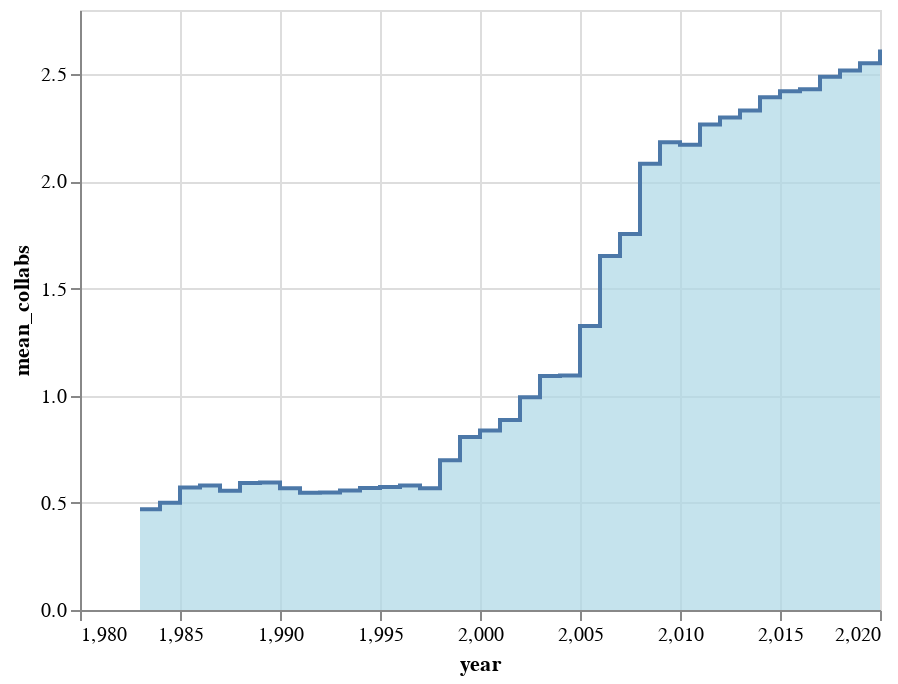

The cell this chart's notebook holds for it:
### Code cell
alt.Chart(df_summary).mark_area(
    color="lightblue", interpolate="step-after", line=True
).encode(x="year", y="mean_collabs")

### Figure 1 — Vega-Lite specification as saved in the notebook (floating-point values rounded to 4 significant figures)
{"config": {"view": {"continuousWidth": 400, "continuousHeight": 300}}, "data": {"name": "data-56730caf9ccd74c5a1f2789da9445111"}, "mark": {"type": "area", "color": "lightblue", "interpolate": "step-after", "line": true}, "encoding": {"x": {"type": "quantitative", "field": "year"}, "y": {"type": "quantitative", "field": "mean_collabs"}}, "$schema": "https://vega.github.io/schema/vega-lite/v4.8.1.json", "datasets": {"data-56730caf9ccd74c5a1f2789da9445111": [{"year": 1983, "n_authors": 17, "n_papers": 13, "n_authors_per_paper": 1.308, "n_papers_per_author": 1.0, "n_collabs": 4, "n_isolates": 9, "mean_collabs": 0.4706, "largest_component": 0.1176, "deg_assort": null, "avg_clustering": 0.0, "transitivity": 0.0}, {"year": 1984, "n_authors": 52, "n_papers": 40, "n_authors_per_paper": 1.325, "n_papers_per_author": 1.019, "n_collabs": 13, "n_isolates": 26, "mean_collabs": 0.5, "largest_component": 0.03846, "deg_assort": null, "avg_clustering": 0.0, "transitivity": 0.0}, {"year": 1985, "n_authors": 84, "n_papers": 64, "n_authors_per_paper": 1.375, "n_papers_per_author": 1.048, "n_collabs": 24, "n_isolates": 36, "mean_collabs": 0.5714, "largest_component": 0.02381, "deg_assort": null, "avg_clustering": 0.0, "transitivity": 0.0}, {"year": 1986, "n_authors": 117, "n_papers": 88, "n_authors_per_paper": 1.386, "n_papers_per_author": 1.043, "n_collabs": 34, "n_isolates": 49, "mean_collabs": 0.5812, "largest_component": 0.01709, "deg_assort": null, "avg_clustering": 0.0, "transitivity": 0.0}, {"year": 1987, "n_authors": 158, "n_papers": 120, "n_authors_per_paper": 1.367, "n_papers_per_author": 1.038, "n_collabs": 44, "n_isolates": 70, "mean_collabs": 0.557, "largest_component": 0.01266, "deg_assort": null, "avg_clustering": 0.0, "transitivity": 0.0}, {"year": 1988, "n_authors": 199, "n_papers": 153, "n_authors_per_paper": 1.392, "n_papers_per_author": 1.07, "n_collabs": 59, "n_isolates": 83, "mean_collabs": 0.593, "largest_component": 0.01508, "deg_assort": -0.03509, "avg_clustering": 0.0, "transitivity": 0.0}, {"year": 1989, "n_authors": 232, "n_papers": 177, "n_authors_per_paper": 1.395, "n_papers_per_author": 1.065, "n_collabs": 69, "n_isolates": 96, "mean_collabs": 0.5948, "largest_component": 0.01293, "deg_assort": -0.02985, "avg_clustering": 0.0, "transitivity": 0.0}, {"year": 1990, "n_authors": 257, "n_papers": 200, "n_authors_per_paper": 1.375, "n_papers_per_author": 1.07, "n_collabs": 73, "n_isolates": 113, "mean_collabs": 0.5681, "largest_component": 0.01167, "deg_assort": -0.02817, "avg_clustering": 0.0, "transitivity": 0.0}, {"year": 1991, "n_authors": 285, "n_papers": 225, "n_authors_per_paper": 1.364, "n_papers_per_author": 1.077, "n_collabs": 78, "n_isolates": 131, "mean_collabs": 0.5474, "largest_component": 0.01053, "deg_assort": -0.02632, "avg_clustering": 0.0, "transitivity": 0.0}, {"year": 1992, "n_authors": 321, "n_papers": 254, "n_authors_per_paper": 1.37, "n_papers_per_author": 1.084, "n_collabs": 88, "n_isolates": 147, "mean_collabs": 0.5483, "largest_component": 0.009346, "deg_assort": -0.02326, "avg_clustering": 0.0, "transitivity": 0.0}, {"year": 1993, "n_authors": 348, "n_papers": 274, "n_authors_per_paper": 1.376, "n_papers_per_author": 1.083, "n_collabs": 97, "n_isolates": 156, "mean_collabs": 0.5575, "largest_component": 0.008621, "deg_assort": -0.02105, "avg_clustering": 0.0, "transitivity": 0.0}, {"year": 1994, "n_authors": 383, "n_papers": 301, "n_authors_per_paper": 1.385, "n_papers_per_author": 1.089, "n_collabs": 109, "n_isolates": 169, "mean_collabs": 0.5692, "largest_component": 0.007833, "deg_assort": -0.0381, "avg_clustering": 0.0, "transitivity": 0.0}, {"year": 1995, "n_authors": 411, "n_papers": 322, "n_authors_per_paper": 1.388, "n_papers_per_author": 1.088, "n_collabs": 118, "n_isolates": 179, "mean_collabs": 0.5742, "largest_component": 0.007299, "deg_assort": -0.03509, "avg_clustering": 0.0, "transitivity": 0.0}, {"year": 1996, "n_authors": 444, "n_papers": 350, "n_authors_per_paper": 1.389, "n_papers_per_author": 1.095, "n_collabs": 129, "n_isolates": 191, "mean_collabs": 0.5811, "largest_component": 0.009009, "deg_assort": -0.032, "avg_clustering": 0.0, "transitivity": 0.0}, {"year": 1997, "n_authors": 468, "n_papers": 373, "n_authors_per_paper": 1.378, "n_papers_per_author": 1.098, "n_collabs": 133, "n_isolates": 207, "mean_collabs": 0.5684, "largest_component": 0.008547, "deg_assort": -0.03101, "avg_clustering": 0.0, "transitivity": 0.0}, {"year": 1998, "n_authors": 512, "n_papers": 396, "n_authors_per_paper": 1.417, "n_papers_per_author": 1.096, "n_collabs": 179, "n_isolates": 218, "mean_collabs": 0.6992, "largest_component": 0.01172, "deg_assort": 0.9694, "avg_clustering": 0.05273, "transitivity": 0.95}, {"year": 1999, "n_authors": 597, "n_papers": 440, "n_authors_per_paper": 1.475, "n_papers_per_author": 1.087, "n_collabs": 241, "n_isolates": 231, "mean_collabs": 0.8074, "largest_component": 0.01005, "deg_assort": 0.9763, "avg_clustering": 0.1094, "transitivity": 0.9568}, {"year": 2000, "n_authors": 633, "n_papers": 462, "n_authors_per_paper": 1.491, "n_papers_per_author": 1.088, "n_collabs": 265, "n_isolates": 239, "mean_collabs": 0.8373, "largest_component": 0.0158, "deg_assort": 0.883, "avg_clustering": 0.1156, "transitivity": 0.9107}, {"year": 2001, "n_authors": 670, "n_papers": 481, "n_authors_per_paper": 1.514, "n_papers_per_author": 1.087, "n_collabs": 297, "n_isolates": 245, "mean_collabs": 0.8866, "largest_component": 0.01493, "deg_assort": 0.89, "avg_clustering": 0.1406, "transitivity": 0.9257}, {"year": 2002, "n_authors": 731, "n_papers": 510, "n_authors_per_paper": 1.557, "n_papers_per_author": 1.086, "n_collabs": 363, "n_isolates": 255, "mean_collabs": 0.9932, "largest_component": 0.01368, "deg_assort": 0.9214, "avg_clustering": 0.1814, "transitivity": 0.9405}, {"year": 2003, "n_authors": 800, "n_papers": 545, "n_authors_per_paper": 1.6, "n_papers_per_author": 1.09, "n_collabs": 437, "n_isolates": 265, "mean_collabs": 1.093, "largest_component": 0.015, "deg_assort": 0.9197, "avg_clustering": 0.2136, "transitivity": 0.9423}, {"year": 2004, "n_authors": 826, "n_papers": 564, "n_authors_per_paper": 1.605, "n_papers_per_author": 1.096, "n_collabs": 452, "n_isolates": 271, "mean_collabs": 1.094, "largest_component": 0.01453, "deg_assort": 0.878, "avg_clustering": 0.214, "transitivity": 0.9277}, {"year": 2005, "n_authors": 972, "n_papers": 626, "n_authors_per_paper": 1.698, "n_papers_per_author": 1.094, "n_collabs": 644, "n_isolates": 290, "mean_collabs": 1.325, "largest_component": 0.01235, "deg_assort": 0.9331, "avg_clustering": 0.2872, "transitivity": 0.9576}, {"year": 2006, "n_authors": 1168, "n_papers": 704, "n_authors_per_paper": 1.801, "n_papers_per_author": 1.086, "n_collabs": 965, "n_isolates": 312, "mean_collabs": 1.652, "largest_component": 0.01284, "deg_assort": 0.9397, "avg_clustering": 0.341, "transitivity": 0.9666}, {"year": 2007, "n_authors": 1417, "n_papers": 832, "n_authors_per_paper": 1.852, "n_papers_per_author": 1.088, "n_collabs": 1243, "n_isolates": 363, "mean_collabs": 1.754, "largest_component": 0.01059, "deg_assort": 0.9367, "avg_clustering": 0.3771, "transitivity": 0.9602}, {"year": 2008, "n_authors": 2067, "n_papers": 1132, "n_authors_per_paper": 1.98, "n_papers_per_author": 1.084, "n_collabs": 2152, "n_isolates": 470, "mean_collabs": 2.082, "largest_component": 0.009192, "deg_assort": 0.9363, "avg_clustering": 0.4432, "transitivity": 0.9607}, {"year": 2009, "n_authors": 2958, "n_papers": 1565, "n_authors_per_paper": 2.052, "n_papers_per_author": 1.086, "n_collabs": 3229, "n_isolates": 618, "mean_collabs": 2.183, "largest_component": 0.01014, "deg_assort": 0.8963, "avg_clustering": 0.479, "transitivity": 0.9478}, {"year": 2010, "n_authors": 3885, "n_papers": 2074, "n_authors_per_paper": 2.062, "n_papers_per_author": 1.101, "n_collabs": 4218, "n_isolates": 793, "mean_collabs": 2.171, "largest_component": 0.007722, "deg_assort": 0.8636, "avg_clustering": 0.4879, "transitivity": 0.9349}, {"year": 2011, "n_authors": 4706, "n_papers": 2498, "n_authors_per_paper": 2.1, "n_papers_per_author": 1.115, "n_collabs": 5332, "n_isolates": 916, "mean_collabs": 2.266, "largest_component": 0.009137, "deg_assort": 0.8698, "avg_clustering": 0.5087, "transitivity": 0.9258}, {"year": 2012, "n_authors": 5816, "n_papers": 3076, "n_authors_per_paper": 2.128, "n_papers_per_author": 1.126, "n_collabs": 6685, "n_isolates": 1091, "mean_collabs": 2.299, "largest_component": 0.008081, "deg_assort": 0.8392, "avg_clustering": 0.5188, "transitivity": 0.9099}, {"year": 2013, "n_authors": 6436, "n_papers": 3388, "n_authors_per_paper": 2.155, "n_papers_per_author": 1.134, "n_collabs": 7502, "n_isolates": 1169, "mean_collabs": 2.331, "largest_component": 0.007769, "deg_assort": 0.8025, "avg_clustering": 0.5274, "transitivity": 0.8971}, {"year": 2014, "n_authors": 7777, "n_papers": 4057, "n_authors_per_paper": 2.195, "n_papers_per_author": 1.145, "n_collabs": 9305, "n_isolates": 1335, "mean_collabs": 2.393, "largest_component": 0.006429, "deg_assort": 0.7609, "avg_clustering": 0.5383, "transitivity": 0.8813}, {"year": 2015, "n_authors": 9037, "n_papers": 4683, "n_authors_per_paper": 2.226, "n_papers_per_author": 1.153, "n_collabs": 10937, "n_isolates": 1484, "mean_collabs": 2.42, "largest_component": 0.006639, "deg_assort": 0.7263, "avg_clustering": 0.5523, "transitivity": 0.8723}, {"year": 2016, "n_authors": 9851, "n_papers": 5078, "n_authors_per_paper": 2.247, "n_papers_per_author": 1.158, "n_collabs": 11968, "n_isolates": 1571, "mean_collabs": 2.43, "largest_component": 0.008426, "deg_assort": 0.6907, "avg_clustering": 0.5588, "transitivity": 0.8573}, {"year": 2017, "n_authors": 10630, "n_papers": 5458, "n_authors_per_paper": 2.27, "n_papers_per_author": 1.165, "n_collabs": 13226, "n_isolates": 1660, "mean_collabs": 2.488, "largest_component": 0.007902, "deg_assort": 0.6715, "avg_clustering": 0.563, "transitivity": 0.8471}, {"year": 2018, "n_authors": 11310, "n_papers": 5792, "n_authors_per_paper": 2.287, "n_papers_per_author": 1.171, "n_collabs": 14238, "n_isolates": 1725, "mean_collabs": 2.518, "largest_component": 0.009461, "deg_assort": 0.622, "avg_clustering": 0.5692, "transitivity": 0.8337}, {"year": 2019, "n_authors": 12043, "n_papers": 6144, "n_authors_per_paper": 2.31, "n_papers_per_author": 1.179, "n_collabs": 15364, "n_isolates": 1771, "mean_collabs": 2.552, "largest_component": 0.01304, "deg_assort": 0.5591, "avg_clustering": 0.5737, "transitivity": 0.8184}, {"year": 2020, "n_authors": 12746, "n_papers": 6466, "n_authors_per_paper": 2.329, "n_papers_per_author": 1.182, "n_collabs": 16673, "n_isolates": 1833, "mean_collabs": 2.616, "largest_component": 0.01828, "deg_assort": 0.5887, "avg_clustering": 0.5795, "transitivity": 0.825}]}}
